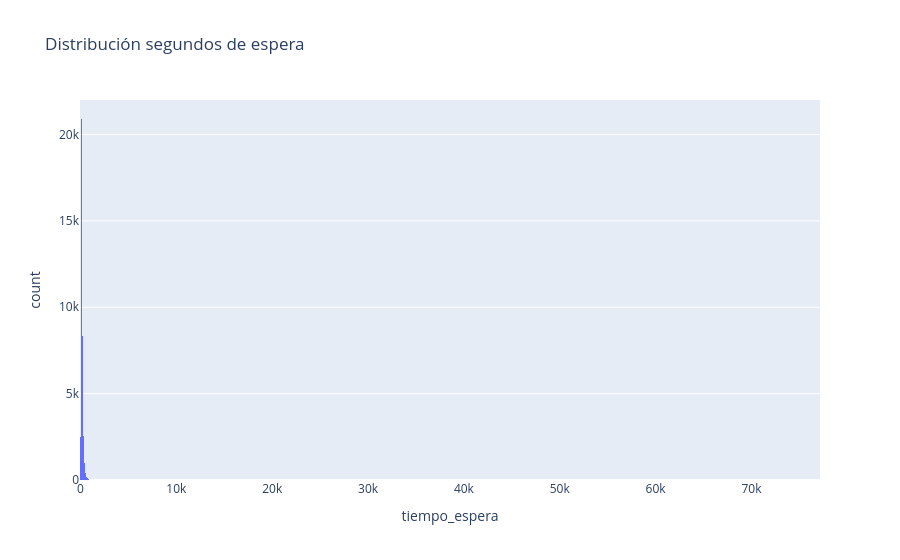

The cell this chart's notebook holds for it:
### Code cell
px.histogram(df_original, 'tiempo_espera', title='Distribución segundos de espera')

### Figure 1 — Plotly figure (JSON) as saved in the notebook; plotly's stock layout.template omitted (floating-point values rounded to 4 significant figures; data arrays with more than 128 entries replaced by an {"elided": "..."} marker saying what was removed)
{"data": [{"bingroup": "x", "hovertemplate": "tiempo_espera=%{x}<br>count=%{y}<extra></extra>", "legendgroup": "", "marker": {"color": "#636efa", "pattern": {"shape": ""}}, "name": "", "orientation": "v", "showlegend": false, "type": "histogram", "x": {"elided": "36673 float values"}, "xaxis": "x", "yaxis": "y"}], "layout": {"barmode": "relative", "legend": {"tracegroupgap": 0}, "title": {"text": "Distribución segundos de espera"}, "xaxis": {"anchor": "y", "domain": [0, 1], "title": {"text": "tiempo_espera"}}, "yaxis": {"anchor": "x", "domain": [0, 1], "title": {"text": "count"}}}}
